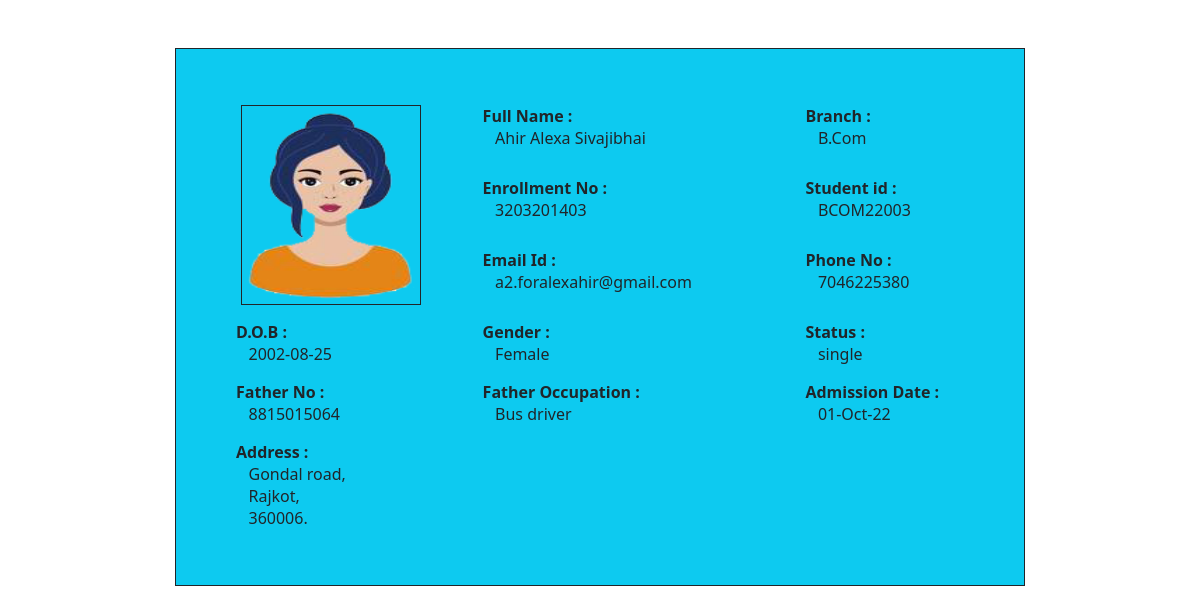
The app's page /Admin/student_profile.php?sid=BCOM22003 (signed in) with its own data.
### tables this page shows
CREATE TABLE `student_info` (
  `id` int(11) NOT NULL,
  `stu_id` varchar(30) DEFAULT NULL,
  `enrollment` double DEFAULT NULL,
  `password` varchar(50) DEFAULT NULL,
  `student_name` varchar(50) NOT NULL,
  `last_name` varchar(20) NOT NULL,
  `student_image` varchar(255) NOT NULL,
  `birth_date` date NOT NULL,
  `email` varchar(100) NOT NULL,
  `phone_number` bigint(20) NOT NULL,
  `gender` varchar(10) NOT NULL,
  `status` varchar(10) NOT NULL,
  `branch` varchar(10) NOT NULL,
  `admission_date` varchar(50) NOT NULL,
  `category` varchar(30) NOT NULL,
  `father_name` varchar(30) NOT NULL,
  `father_phone_no` bigint(20) NOT NULL,
  `father_occupation` varchar(50) NOT NULL,
  `address` varchar(200) NOT NULL,
  `pincode` int(11) NOT NULL,
  `city` varchar(30) NOT NULL,
  `action` varchar(20) NOT NULL
);

### Admin/student_profile.php (the view, shortened to what this page needs)
<?php
require_once "../assets/connection/config.php";
?>
<link rel="stylesheet" href="https://cdnjs.cloudflare.com/ajax/libs/font-awesome/6.1.1/css/all.min.css" />
<link href="https://cdn.jsdelivr.net/npm/bootstrap@5.1.3/dist/css/bootstrap.min.css" rel="stylesheet">
</head>
<body>
    <?php
    $stu_id = $_GET['sid'];
    $select = " SELECT * FROM student_info WHERE stu_id = '$stu_id' ";
    $result = mysqli_query($conn, $select);
    while ($row = mysqli_fetch_array($result)) {
    ?>
        <div class="container-md mt-5 width">
            <div class="row">
                <div class="col border border-dark bg-info ">
                    <table class="table mt-5 mb-5">
                        <tr>
                            <td rowspan="3">
                                <center> <img class="border border-dark" src="<?php echo $row['student_image']; ?>" height="200px" width="180px"> </center>
                            </td>
                            <td class="py-2">
                                <b> Full Name : </b><br> &nbsp;&nbsp;
                                <?php echo $row["last_name"] . " " . $row["student_name"] . " " . $row["father_name"] ?>
                            </td>
                            <td>
                                <b> Branch : </b><br>&nbsp;&nbsp;
                                <?php echo $row["branch"] ?>
                            </td>
                        </tr>
                        <tr>
                            <td>
                                <b> Enrollment No :</b><br>&nbsp;&nbsp;
                                <?php echo $row["enrollment"] ?>
                            </td>
                            <td>
                                <b> Student id : </b><br>&nbsp;&nbsp;
                                <?php echo $row["stu_id"] ?>
                            </td>
                        </tr>
                        <tr>
                            <td>
                                <b>Email Id : </b> <br>&nbsp;&nbsp;
                                <?php echo $row["email"] ?>
                            </td>
                            <td>
                                <b> Phone No : </b> <br>&nbsp;&nbsp;
                                <?php echo $row["phone_number"] ?>
                            </td>
                        </tr>
                        <tr>
                            <td class="padd px-5 py-2">
                                <b> D.O.B : </b><br>&nbsp;&nbsp;
                                <?php echo $row["birth_date"] ?>
                            </td>
                            <td class="py-2">
                                <b> Gender : </b><br>&nbsp;&nbsp;
                                <?php echo $row["gender"] ?>
                            </td>
                            <td class="py-2">
                                <b> Status : </b><br>&nbsp;&nbsp;
                                <?php echo $row["status"] ?>
                            </td>
                        </tr>
                        <tr>
                            <td class="padd px-5 py-2">
                                <b> Father No : </b><br>&nbsp;&nbsp;
                                <?php echo $row["father_phone_no"] ?>
                            </td>
                            <td>
                                <b> Father Occupation : </b><br>&nbsp;&nbsp;
                                <?php echo $row["father_occupation"] ?>
                            </td>
                            <td>
                                <b> Admission Date : </b><br>&nbsp;&nbsp;
                                <?php echo date("d-M-y", strtotime($row["admission_date"])); ?>
                            </td>
                        </tr>
                        <tr>
                            <td colspan="3" class="padd px-5 py-2">
                                <b> Address : </b><br>&nbsp;&nbsp;
                                <?php echo $row["address"] . ",<br> &nbsp;&nbsp;   " . $row["city"] . ", <br> &nbsp;&nbsp;  " . $row["pincode"] . "." ?>
                            </td>
                        </tr>
                    </table>
                </div>
            </div>
        </div>
    <?php
    }
    ?>
</body>
</html>

### Admin/student_profile.php (style rules this page uses)
tr td { border: none; }
.width { width: 850px; }

### records on screen
student_info: student_image (picture), last_name "Ahir", student_name "Alexa", father_name "Sivajibhai", branch "B.Com", enrollment "3203201403", stu "BCOM22003", email "a2.foralexahir@gmail.com", phone_number "7046225380", birth_date "2002-08-25", gender "Female", status "single", father_phone_no "8815015064", father_occupation "Bus driver", admission_date "01-Oct-22", address "Gondal road", city "Rajkot", pincode "360006"
